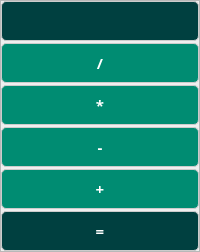
                 <widget class="QFrame" name="frame_10">
                  <property name="sizePolicy">
                   <sizepolicy hsizetype="Preferred" vsizetype="Expanding">
                    <horstretch>0</horstretch>
                    <verstretch>0</verstretch>
                   </sizepolicy>
                  </property>
                  <property name="frameShape">
                   <enum>QFrame::StyledPanel</enum>
                  </property>
                  <property name="frameShadow">
                   <enum>QFrame::Raised</enum>
                  </property>
                  <layout class="QVBoxLayout" name="verticalLayout_7">
                   <property name="spacing">
                    <number>2</number>
                   </property>
                   <property name="leftMargin">
                    <number>0</number>
                   </property>
                   <property name="topMargin">
                    <number>0</number>
                   </property>
                   <property name="rightMargin">
                    <number>0</number>
                   </property>
                   <property name="bottomMargin">
                    <number>0</number>
                   </property>
                   <item>
                    <widget class="QPushButton" name="btn_backspace">
                     <property name="sizePolicy">
                      <sizepolicy hsizetype="Minimum" vsizetype="Expanding">
                       <horstretch>0</horstretch>
                       <verstretch>0</verstretch>
                      </sizepolicy>
                     </property>
                     <property name="minimumSize">
                      <size>
                       <width>0</width>
                       <height>40</height>
                      </size>
                     </property>
                     <property name="font">
                      <font>
                       <family>Segoe UI Variable Text</family>
                       <pointsize>11</pointsize>
                       <weight>75</weight>
                       <bold>true</bold>
                      </font>
                     </property>
                     <property name="styleSheet">
                      <string notr="true">QPushButton {

background-color: #004040;
border-radius: 5px;
border: 1px solid #CCCCCC;
color: #ffffff;

}

QPushButton:hover {
	
	background-color: #47AC99;
}</string>
                     </property>
                     <property name="text">
                      <string/>
                     </property>
                     <property name="icon">
                      <iconset>
                       <normaloff>media/backspace.png</normaloff>media/backspace.png</iconset>
                     </property>
                     <property name="iconSize">
                      <size>
                       <width>16</width>
                       <height>16</height>
                      </size>
                     </property>
                     <property name="flat">
                      <bool>false</bool>
                     </property>
                    </widget>
                   </item>
                   <item>
                    <widget class="QPushButton" name="btn_divide">
                     <property name="sizePolicy">
                      <sizepolicy hsizetype="Minimum" vsizetype="Expanding">
                       <horstretch>0</horstretch>
                       <verstretch>0</verstretch>
                      </sizepolicy>
                     </property>
                     <property name="minimumSize">
                      <size>
                       <width>0</width>
                       <height>40</height>
                      </size>
                     </property>
                     <property name="font">
                      <font>
                       <family>Segoe UI Variable Text</family>
                       <pointsize>11</pointsize>
                       <weight>75</weight>
                       <bold>true</bold>
                      </font>
                     </property>
                     <property name="styleSheet">
                      <string notr="true">QPushButton {

background-color: #008C72;
border-radius: 5px;
border: 1px solid #CCCCCC;
color: #ffffff;

}

QPushButton:hover {
	
	background-color: #47AC99;
}</string>
                     </property>
                     <property name="text">
                      <string>/</string>
                     </property>
                     <property name="iconSize">
                      <size>
                       <width>18</width>
                       <height>20</height>
                      </size>
                     </property>
                    </widget>
                   </item>
                   <item>
                    <widget class="QPushButton" name="btn_multiply">
                     <property name="sizePolicy">
                      <sizepolicy hsizetype="Minimum" vsizetype="Expanding">
                       <horstretch>0</horstretch>
                       <verstretch>0</verstretch>
                      </sizepolicy>
                     </property>
                     <property name="minimumSize">
                      <size>
                       <width>0</width>
                       <height>40</height>
                      </size>
                     </property>
                     <property name="font">
                      <font>
                       <family>Segoe UI Variable Text</family>
                       <pointsize>11</pointsize>
                       <weight>75</weight>
                       <bold>true</bold>
                      </font>
                     </property>
                     <property name="styleSheet">
                      <string notr="true">QPushButton {

background-color: #008C72;
border-radius: 5px;
border: 1px solid #CCCCCC;
color: #ffffff;

}

QPushButton:hover {
	
	background-color: #47AC99;
}</string>
                     </property>
                     <property name="text">
                      <string>*</string>
                     </property>
                     <property name="iconSize">
                      <size>
                       <width>18</width>
                       <height>20</height>
                      </size>
                     </property>
                    </widget>
                   </item>
                   <item>
                    <widget class="QPushButton" name="btn_substract">
                     <property name="sizePolicy">
                      <sizepolicy hsizetype="Minimum" vsizetype="Expanding">
                       <horstretch>0</horstretch>
                       <verstretch>0</verstretch>
                      </sizepolicy>
                     </property>
                     <property name="minimumSize">
                      <size>
                       <width>0</width>
                       <height>40</height>
                      </size>
                     </property>
                     <property name="font">
                      <font>
                       <family>Segoe UI Variable Text</family>
                       <pointsize>11</pointsize>
                       <weight>75</weight>
                       <bold>true</bold>
                      </font>
                     </property>
                     <property name="styleSheet">
                      <string notr="true">QPushButton {

background-color: #008C72;
border-radius: 5px;
border: 1px solid #CCCCCC;
color: #ffffff;

}

QPushButton:hover {
	
	background-color: #47AC99;
}</string>
                     </property>
                     <property name="text">
                      <string>-</string>
                     </property>
                    </widget>
                   </item>
                   <item>
                    <widget class="QPushButton" name="btn_sum">
                     <property name="sizePolicy">
                      <sizepolicy hsizetype="Minimum" vsizetype="Expanding">
                       <horstretch>0</horstretch>
                       <verstretch>0</verstretch>
                      </sizepolicy>
                     </property>
                     <property name="minimumSize">
                      <size>
                       <width>0</width>
                       <height>40</height>
                      </size>
                     </property>
                     <property name="font">
                      <font>
                       <family>Segoe UI Variable Text</family>
                       <pointsize>11</pointsize>
                       <weight>75</weight>
                       <bold>true</bold>
                      </font>
                     </property>
                     <property name="styleSheet">
                      <string notr="true">QPushButton {

background-color: #008C72;
border-radius: 5px;
border: 1px solid #CCCCCC;
color: #ffffff;

}

QPushButton:hover {
	
	background-color: #47AC99;
}</string>
                     </property>
                     <property name="text">
                      <string>+</string>
                     </property>
                    </widget>
                   </item>
                   <item>
                    <widget class="QPushButton" name="btn_result">
                     <property name="sizePolicy">
                      <sizepolicy hsizetype="Minimum" vsizetype="Expanding">
                       <horstretch>0</horstretch>
                       <verstretch>0</verstretch>
                      </sizepolicy>
                     </property>
                     <property name="minimumSize">
                      <size>
                       <width>0</width>
                       <height>40</height>
                      </size>
                     </property>
                     <property name="font">
                      <font>
                       <family>Segoe UI Variable Text</family>
                       <pointsize>11</pointsize>
                       <weight>75</weight>
                       <bold>true</bold>
                      </font>
                     </property>
                     <property name="styleSheet">
                      <string notr="true">QPushButton {

background-color: #004040;
border-radius: 5px;
border: 1px solid #CCCCCC;
color: #ffffff;

}

QPushButton:hover {
	
	background-color: #47AC99;
}</string>
                     </property>
                     <property name="text">
                      <string>=</string>
                     </property>
                     <property name="iconSize">
                      <size>
                       <width>20</width>
                       <height>20</height>
                      </size>
                     </property>
                    </widget>
                   </item>
                  </layout>
                 </widget>
